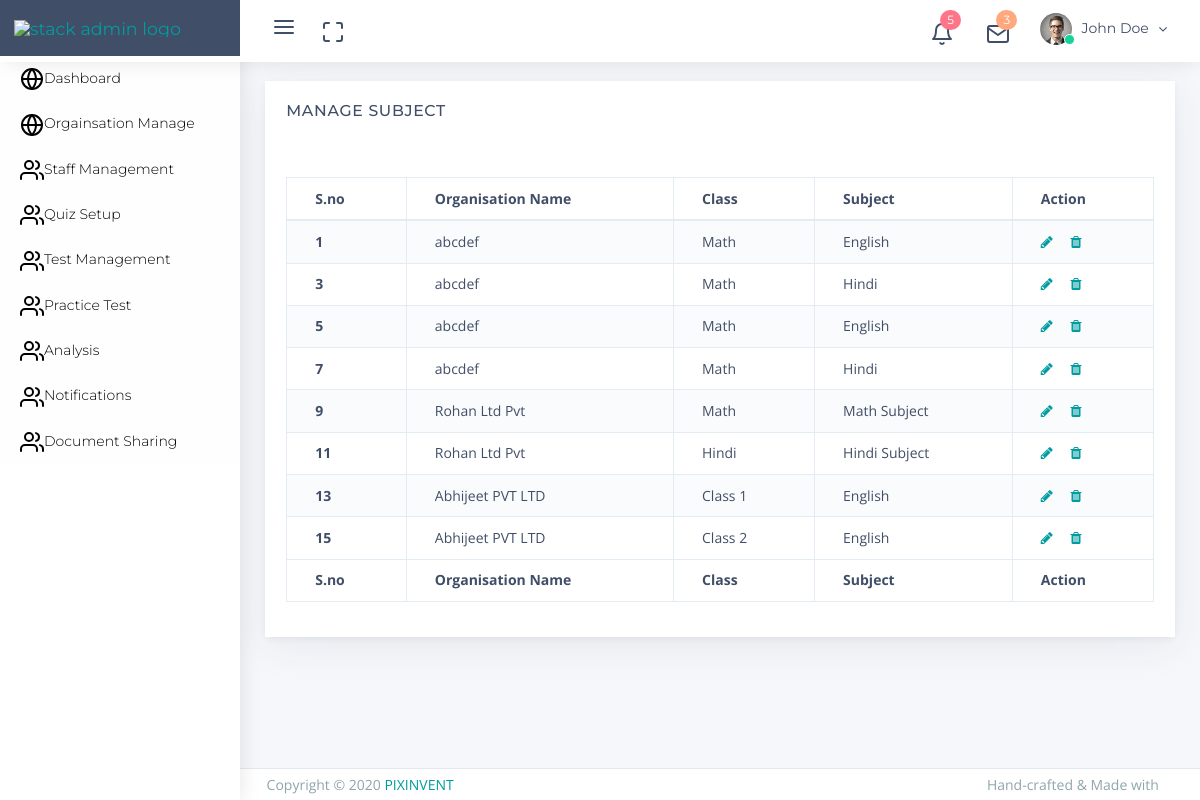
Page /stack-responsive-bootstrap-4-admin-template/dashboard/admin/manage_subject.php on the committed database.
### tables this page shows
CREATE TABLE `class` (
  `id` int(11) NOT NULL,
  `org_id` int(2) NOT NULL,
  `class` varchar(255) NOT NULL,
  `slug` varchar(255) NOT NULL,
  `created_at` datetime NOT NULL DEFAULT current_timestamp(),
  `updated_at` datetime NOT NULL DEFAULT current_timestamp()
);

CREATE TABLE `organisation` (
  `id` int(11) NOT NULL,
  `org_code` int(11) NOT NULL,
  `org_name` varchar(255) NOT NULL,
  `org_contact` varchar(255) NOT NULL,
  `org_email` varchar(255) NOT NULL,
  `org_add` varchar(255) NOT NULL,
  `org_abt` text NOT NULL,
  `org_registraiom` date NOT NULL DEFAULT current_timestamp(),
  `user_admin_id` varchar(255) NOT NULL,
  `created_date` timestamp NOT NULL DEFAULT current_timestamp()
);

CREATE TABLE `subject` (
  `id` int(11) NOT NULL,
  `org_id` int(11) NOT NULL,
  `role_id` int(11) NOT NULL,
  `class_id` int(11) NOT NULL,
  `sub_name` varchar(255) NOT NULL,
  `slug` varchar(255) NOT NULL,
  `created_at` datetime NOT NULL DEFAULT current_timestamp(),
  `upated_at` datetime NOT NULL DEFAULT current_timestamp()
);

### stack-responsive-bootstrap-4-admin-template/dashboard/admin/manage_subject.php (the view, shortened to what this page needs)
<?php include "../common/header.php"; ?>
<?php
$servername = "localhost";
$username = "root";
$password = "";
$dbname = "rivi";
$conn = mysqli_connect($servername, $username, $password, $dbname);
?>
<div class="app-content content">
    <div class="content-wrapper">
        <div class="content-body">
            <section id="configuration">
                <div class="row">
                    <div class="col-12">
                        <div class="card">
                            <div class="card-header">
                                <h4 class="card-title">Manage Subject</h4>
                                <div class="heading-elements">
                                    <ul class="list-inline mb-0">
                                        <li>
                                            <a data-action="collapse"><i class="feather icon-minus"></i></a>
                                        </li>
                                        <li>
                                            <a data-action="reload"><i class="feather icon-rotate-cw"></i></a>
                                        </li>
                                        <li>
                                            <a data-action="expand"><i class="feather icon-maximize"></i></a>
                                        </li>
                                        <li>
                                            <a data-action="close"><i class="feather icon-x"></i></a>
                                        </li>
                                    </ul>
                                </div>
                            </div>
                            <div class="card-content collapse show">
                                <div class="card-body card-dashboard">
                                    <div class="table-responsive">
                                        <table id="manage_org" class="table table-striped table-bordered zero-configuration">
                                            <thead>
                                                <tr>
                                                    <th>S.no</th>
                                                    <th>Organisation Name</th>
                                                    <th>Class</th>
                                                    <th>Subject</th>
                                                    <th>Action</th>
                                                </tr>
                                            </thead>
                                            <tbody>
                                                <?php
                                                $sql = "SELECT c.*, o.org_name, s.*
        FROM class c
        INNER JOIN organisation o ON c.org_id = o.id
        INNER JOIN subject s ON c.id = s.class_id";
                                                $result = mysqli_query($conn, $sql);
                                                $i = 1;
                                                if (mysqli_num_rows($result) > 0) {
                                                    while ($row = mysqli_fetch_assoc($result)) { ?>
                                                        <tr>
                                                            <th> <?php echo $i++ ?></th>
                                                            <td><?php echo $row['org_name']; ?></td>
                                                            <td><?php echo $row['class']; ?></td>
                                                            <td><?php echo $row['sub_name']; ?></td>
                                                            <td>
                                                                <a href="update_org.php?org_id=<?php echo $row['id']; ?>" title="Edit" class="mr-1"><i class="fa fa-pencil" aria-hidden="true"></i></a>
                                                                <a href="delete.php?org_id=<?php echo $row['id']; ?>" title="Delete" class=""><i class="fa fa-trash" aria-hidden="true"></i></a>
                                                            </td>
                                                        </tr>
                                                <?php $i++;
                                                    }
                                                } else {
                                                    echo "0 results";
                                                }
                                                ?>
                                            </tbody>
                                            <tfoot>
                                                <tr>
                                                    <th>S.no</th>
                                                    <th>Organisation Name</th>
                                                    <th>Class</th>
                                                    <th>Subject</th>
                                                    <th>Action</th>
                                                </tr>
                                            </tfoot>
                                        </table>
                                    </div>
                                </div>
                            </div>
                        </div>
                    </div>
                </div>
            </section>
        </div>
    </div>
</div>
<?php include "../common/footer.php"; ?>

### rows in the picture
class: organisation.org_name "abcdef", class "Math", subject.sub_name "English", subject.sub_name "Hindi"
class: organisation.org_name "abcdef", class "Math", subject.sub_name "English", subject.sub_name "Hindi"
class: organisation.org_name "Rohan Ltd Pvt", class "Math", subject.sub_name "Math Subject"
class: organisation.org_name "Rohan Ltd Pvt", class "Hindi", subject.sub_name "Hindi Subject"
class: organisation.org_name "Abhijeet PVT LTD", class "Class 1", subject.sub_name "English"
class: organisation.org_name "Abhijeet PVT LTD", class "Class 2", subject.sub_name "English"
